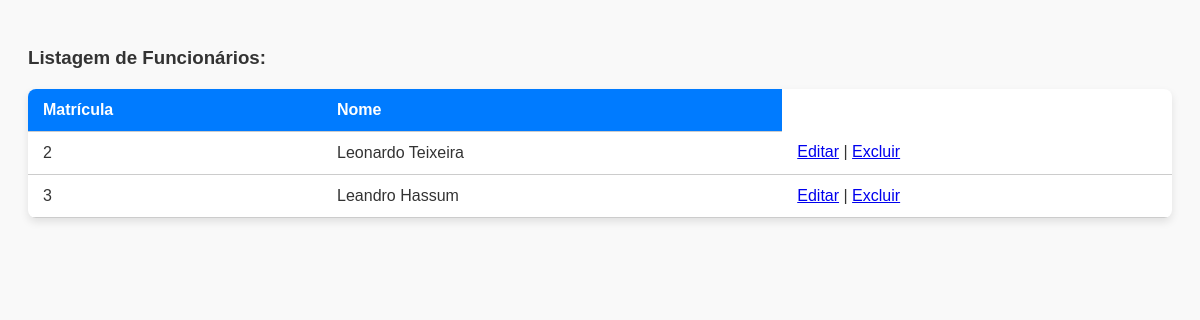
The page /listarFuncionario.php on the database its author committed.
### tables this page shows
CREATE TABLE `tbfuncionario` (
  `funcionario_nome` varchar(20) NOT NULL,
  `funcionario_matricula` int(11) NOT NULL,
  `funcionario_senha` varchar(7) NOT NULL
);

### classFuncionario.php (the view, shortened to what this page needs)
<?php
class Funcionario
{
    private $conexao;
    public function __construct ($nome, $matricula, $senha, $conexao)
    {
        $this->conexao = $conexao;
        }
    public function listarFuncionario(){
        $sql = "SELECT funcionario_matricula, funcionario_nome FROM tbfuncionario";
        $resultado = $this->conexao->query($sql);
        if ($resultado->num_rows > 0) {
            echo "<h3> Listagem de Funcionários:</h3><table>";
            echo "<th>Matrícula</th> <th>Nome</th>";
            foreach ($resultado as $row) {
                $matricula = $row['funcionario_matricula'];
                $nome = $row['funcionario_nome'];
                echo "<tr> <td> $matricula </td> <td> $nome </td> <td>
                        <a href='form_editarFuncionario.php?matricula=$matricula' target='_parent'>Editar</a> |
                        <a href='excluirFuncionario.php?matricula=$matricula' onclick=\"return confirm('Deseja excluir este Funcionário?')\" target='_parent'>Excluir</a>
                    </td> </tr>";
            }
            echo "</table>";
        } else {
            echo "Nenhum funcionário encontrado!";
        }
    }
}

### listar.css (style rules this page uses)
body { font-family: Arial, sans-serif; padding: 20px; background-color: #f9f9f9; color: #333; }
table { width: 100%; border-collapse: collapse; margin-top: 20px; box-shadow: 0 4px 8px rgba(0,0,0,0.1); background-color: white; border-radius: 8px; overflow: hidden; }
th, td { padding: 12px 15px; text-align: left; border-bottom: 1px solid #ccc; }
th { background-color: #007BFF; color: white; }

### rows shown on the page
tbfuncionario: funcionario_matricula "2", funcionario_nome "Leonardo Teixeira"
tbfuncionario: funcionario_matricula "3", funcionario_nome "Leandro Hassum"
